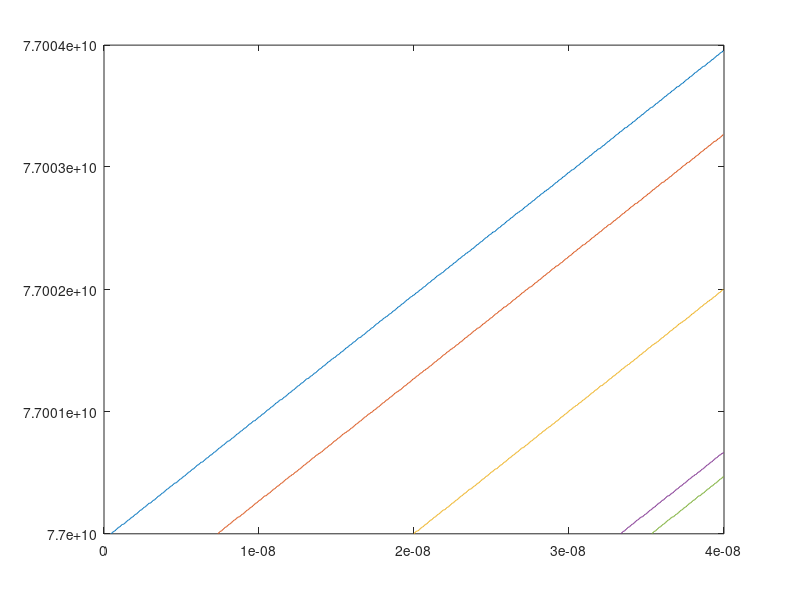
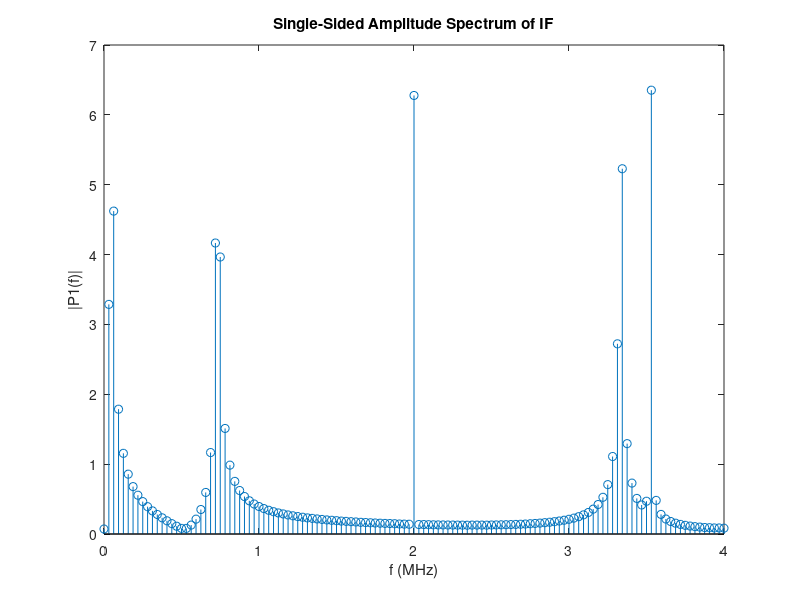
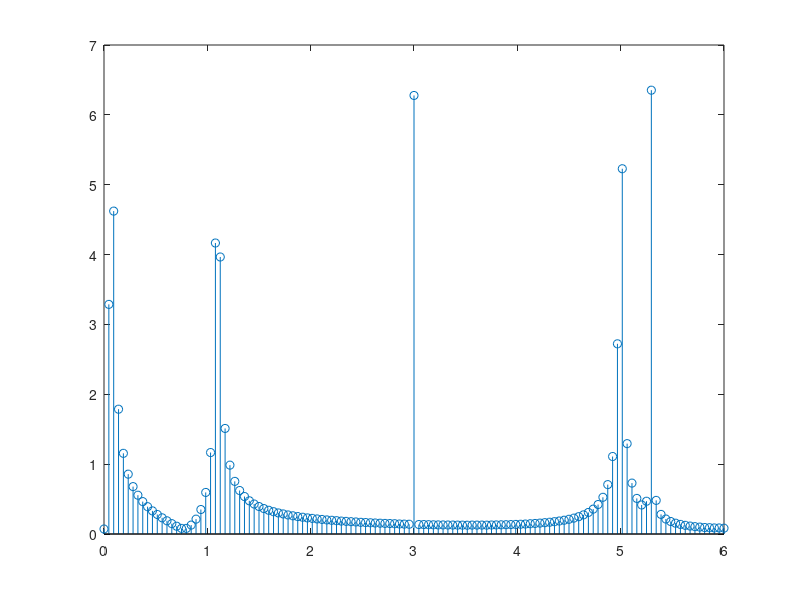

The MATLAB source for these figures, in order:
% RETIOT Range Detection: Simulatio of object range detection

%% Initialization
clear ; close all; clc

fc=77*10^9;          % 77 GHz
BW=4*10^9;           % 4 GHz
Tc=40*10^-6;         % 40 us
S=BW/Tc;             % 

dist_obj=[0.0469+0.0469/2 1.1 3.0 5 5.3];         %m
n_objects=length(dist_obj);
c=3*10^8;           %m/s
round_trip_delay=2*dist_obj/c;  % s

N=10000000;        % # samples
dt=Tc/N;            % Ts
t=[0:dt:Tc];        % time vector

%%
f1=fc+S*t;
TX_signal=sin(2.*pi.*f1.*t);

n_zeros=round(round_trip_delay/dt);    % # samples
%%
plot(t(1:10:10000),f1(1:10:10000));
RX_signal=zeros(1,length(TX_signal));
for i=1:n_objects
tmp=length(TX_signal)-n_zeros(i);
f2=[zeros(1,n_zeros(i)) f1(1:tmp)];
RX_signal_i=0.1*sin(2.*pi.*f2.*t);
RX_signal=RX_signal+RX_signal_i;
plot(t(1:10:10000),f2(1:10:10000));
hold on;
end

axis([0 4*10^-8 fc fc+4*10^6]);
%%

IF_signal=RX_signal.*TX_signal;

%%
B = fir1(70,0.1,'low');
IF_signal_F=filter(B,1,IF_signal);
Fs_ADC=8*10^6;
Ts_ADC=1/Fs_ADC;
n_skip=round(Ts_ADC/dt);
tmp=1:n_skip:length(t);
IF_signal_sampled=IF_signal_F(tmp);
%plot(IF_signal_sampled(1:1000));

L = length(IF_signal_sampled);             % Length of signal
N=256;

F=fft(IF_signal_sampled,N);
P2 = abs(F);
P1 = P2(1:N/2+1);
%P1(2:end-1) = 2*P1(2:end-1);

f3 = Fs_ADC*(0:(N/2))/N;
figure;
stem(f3/10^6,P1); 
title('Single-Sided Amplitude Spectrum of IF')
xlabel('f (MHz)')
ylabel('|P1(f)|')
f3(2)
dres=f3(2)*c/(2*S)
fmax=Fs_ADC/2
dmax=fmax*c/(2*S)

Threshold=3.5;
idx=find(P1>Threshold);
number_objects_found=length(idx);
for i=1:number_objects_found
    dcalc_obj(i)=f3(idx(i))*c/(2*S);
end
%%
dres=f3(2)*c/(2*S);
d=[0:dres:dres*length(f3)-dres];
figure;
stem(d,P1); 


